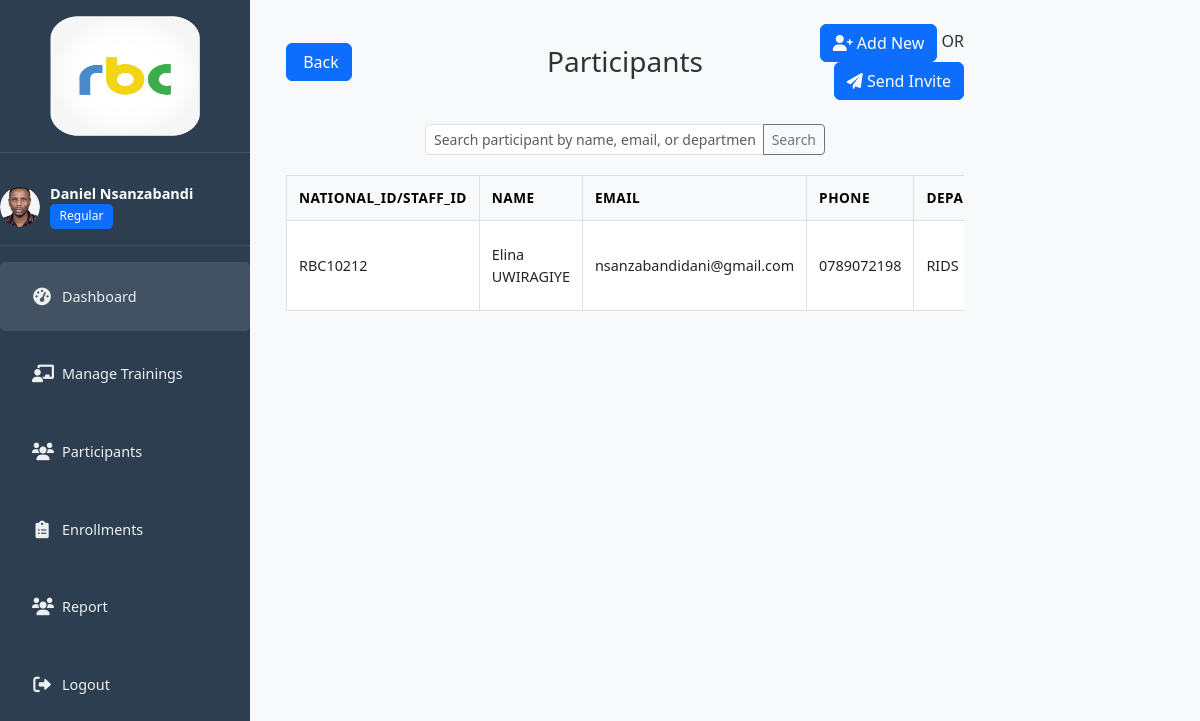
The app's page /participants/ (signed in) with its own data.
### trainings/models.py (models this page shows, shortened)
class Staff(AbstractUser):
    ROLE_CHOICES = (
        ('admin', 'Admin'),
        ('regular', 'Regular'),
        ('supervisor', 'Supervisor'),
    )
    contact_number = models.CharField(max_length=20, blank=True)
    position = models.CharField(max_length=100, blank=True)
    department = models.ForeignKey(Department, on_delete=models.SET_NULL, null=True, blank=True)
    role = models.CharField(max_length=50, choices=ROLE_CHOICES, null=True, blank=True)
    profile_picture = models.ImageField(upload_to='profile_pics/', null=True, blank=True)
    active = models.BooleanField(default=False)

class Participant(models.Model):
    national_id = models.CharField(
        primary_key=True,
        max_length=16,
        validators=[
            RegexValidator(
                regex=r'^[0-9]{1,16}$|^[a-zA-Z0-9]{1,50}$',
                message="Enter a valid National ID or Staff ID."
            )
        ],
        verbose_name="National ID"
    )
    full_name = models.CharField(max_length=100)
    email = models.EmailField(unique=True)
    phone = models.CharField(max_length=20, blank=True)
    department = models.ForeignKey(Department, on_delete=models.SET_NULL, null=True, blank=True)
    position = models.CharField(max_length=100, blank=True)
    notes = models.TextField(blank=True)
    profile_picture = models.ImageField(upload_to='participant_photos/', null=True, blank=True)
    class Meta:
        ordering = ['full_name']

class Department(models.Model):
    name = models.CharField(max_length=100, unique=True)
    class Meta:
        ordering = ['name']
    def __str__(self):
        return self.name

### trainings/views.py (the view)
# urls.py: path('participants/', views.participant_list, name='participant_list'),
@login_required
def participant_list(request):
    staff = request.user
    query = request.GET.get('q')
    if staff.role == 'regular':
        participants = Participant.objects.filter(department=staff.department)
    else:
        participants = Participant.objects.all()
    if query:
        participants = participants.filter(
            Q(full_name__icontains=query) |
            Q(email__icontains=query) |
            Q(department__name__icontains=query)
        )
    return render(request, 'trainings/participant_list.html', {
        'participants': participants,
        'staff': staff
    })

### trainings/templates/trainings/participant_list.html (shortened to what this page needs)
{% extends 'base.html' %}
{% load static %}
{% block content %}
<div class="d-flex">
  {% include 'trainings/sidebar.html' %}
  <div class="main-content px-4 pt-4 w-100">
    <div class="row align-items-center mb-4">
      <div class="col-md-4 text-start">
        <a href="{% url 'dashboard' %}" class="btn btn-primary">
           Back
        </a>
      </div>
      <div class="col-md-4 text-center">
        <h3 class="mb-0">Participants</h3>
      </div>
      <div class="col-md-4 text-end">
        <a href="{% url 'participant_create' %}" class="btn btn-primary">
          <i class="fas fa-user-plus"></i> Add New
        </a>
        OR
        <a href="{% url 'quick_invite_create' %}" class="btn btn-primary">
          <i class="fas fa-paper-plane"></i> Send Invite
        </a>
      </div>
    </div>
    <form method="get" class="mb-3 d-flex justify-content-center">
      <div class="input-group input-group-sm" style="max-width: 400px; width: 100%;">
        <input type="text" name="q" class="form-control" placeholder="Search participant by name, email, or department..." value="{{ request.GET.q }}">
        <button class="btn btn-outline-secondary" type="submit">Search</button>
      </div>
    </form>
    {% if participants %}
    <div class="table-responsive">
      <table class="table table-bordered table-sm">
        <thead class="table-light">
          <tr>
            <th>National_ID/Staff_ID</th>
            <th>Name</th>
            <th>Email</th>
            <th>Phone</th>
            <th>Department</th>
          </tr>
        </thead>
        <tbody>
          {% for participant in participants %}
          <tr>
            <td>{{ participant.national_id }}</td>
            <td>{{ participant.full_name }}</td>
            <td>{{ participant.email }}</td>
            <td>{{ participant.phone }}</td>
            <td>{{ participant.department }}</td>
          </tr>
          {% endfor %}
        </tbody>
      </table>
    </div>
    {% else %}
    <div class="text-center py-4">
      <i class="fas fa-users fa-3x text-muted mb-3"></i>
      <h4>No participants found</h4>
      <p>Add your first participant by clicking the "Add New Participant" button above.</p>
    </div>
    {% endif %}
  </div>
</div>
{% endblock %}

### trainings/templates/trainings/sidebar.html (shortened to what this page needs)
{% load static %}
<div class="sidebar">
  <div class="logo">
    <img src="{% static 'img/logo1.png' %}" alt="Logo" width="150" height="120">
  </div>
  <div class="user-info">
    <div class="avatar">
      {% if staff.profile_picture %}
        <img src="{{ staff.profile_picture.url }}" alt="User avatar" class="rounded-circle" width="50" height="50">
      {% else %}
        <img src="https://via.placeholder.com/50" alt="User avatar" class="rounded-circle" width="50" height="50">
      {% endif %}
    </div>
    <div class="user-details">
      <h5>{{ staff.get_full_name }}</h5>
      <span class="badge bg-primary">{{ staff.role|title }}</span>
    </div>
  </div>
  <div class="menu">
    <ul>
      <li class="active">
        <a href="{% url 'dashboard' %}">
          <i class="fas fa-tachometer-alt"></i>
          <span>Dashboard</span>
        </a>
      </li>
      {% if staff.role == 'admin' %}
      <li>
        <a href="{% url 'training_list' %}">
          <i class="fas fa-chalkboard-teacher"></i>
          <span>Manage Trainings</span>
        </a>
      </li>
        <li>
          <a href="{% url 'participant_list' %}">
            <i class="fas fa-users"></i>
            <span>Manage Participants</span>
          </a>
        </li>
        <li>
          <a href="{% url 'staff_list' %}">
            <i class="fas fa-user-tie"></i>
            <span>Manage Staff</span>
          </a>
        </li>
        <li>
          <a href="{% url 'department_list' %}">
            <i class="fas fa-building"></i>
            <span>Manage Departments</span>
          </a>
        </li>
        <li>
          <a href="{% url 'enrollment_list' %}">
            <i class="fas fa-clipboard-list"></i>
            <span>Manage Enrollments</span>
          </a>
        </li>
        <li>
          <a href="{% url 'attendee_report' %}">
            <i class="fas fa-file-alt"></i>
            <span>Attendee Report</span>
          </a>
        </li>
      {% elif staff.role == 'regular' %}
        <li>
          <a href="{% url 'training_list' %}">
            <i class="fas fa-chalkboard-teacher"></i>
            <span>Manage Trainings</span>
          </a>
        </li>
        <li>
          <a href="{% url 'participant_list' %}">
            <i class="fas fa-users"></i>
            <span>Participants</span>
          </a>
        </li>
        <li>
          <a href="{% url 'enrollment_list' %}">
            <i class="fas fa-clipboard-list"></i>
            <span>Enrollments</span>
          </a>
        </li>
        <li>
          <a href="{% url 'my_training_report' %}">
            <i class="fas fa-users"></i>
            <span>Report</span>
          </a>
        </li>
      {% endif %}
      <li>
        <a href="{% url 'logout' %}">
          <i class="fas fa-sign-out-alt"></i>
          <span>Logout</span>
        </a>
      </li>
    </ul>
  </div>
</div>

### trainings/static/css/main_admin.css (style rules this page uses)
:root { --primary-color: #6c5ce7; --secondary-color: #00b894; --danger-color: #ff7675; --warning-color: #fdcb6e; --text-color: #2d3436; --light-text: #636e72; --bg-color: #f5f6fa; --card-bg: #ffffff; --sidebar-bg: #2c3e50; --sidebar-text: #ecf0f1; }
body { background-color: var(--bg-color); color: var(--text-color); font-family: 'Segoe UI', Tahoma, Geneva, Verdana, sans-serif; margin: 0; padding: 0; }
.sidebar { width: 250px; min-height: 100vh; background-color: #2c3e50; color: #fff; position: sticky; top: 0; }
.logo { padding: 1rem 0; border-bottom: 1px solid rgba(255,255,255,0.1); margin-bottom: 1rem; text-align: center; }
.user-info { display: flex; align-items: center; padding: 1rem 0; border-bottom: 1px solid rgba(255,255,255,0.1); margin-bottom: 1rem; }
.avatar { width: 40px; height: 40px; border-radius: 50%; overflow: hidden; margin-right: 10px; }
.avatar img { width: 100%; height: 100%; object-fit: cover; }
.user-details h5 { margin: 0; font-size: 0.9rem; font-weight: 600; }
.menu ul { list-style: none; padding: 0; margin: 0; }
.menu li { margin-bottom: 0.5rem; border-radius: 5px; transition: all 0.3s; }
.menu li.active, .menu li:hover { background-color: rgba(255,255,255,0.1); }
.menu li a, .menu li { display: flex; align-items: center; padding: 0.75rem 1rem; color: var(--sidebar-text); text-decoration: none; font-size: 0.9rem; }
.menu li i { margin-right: 10px; font-size: 1.1rem; width: 20px; text-align: center; }
.main-content { flex: 1; margin-left: 250px; padding: 1rem; }
.table { width: 100%; margin-bottom: 0; }
.table th { font-weight: 600; font-size: 0.85rem; text-transform: uppercase; letter-spacing: 0.5px; border-top: none; padding: 0.75rem; vertical-align: middle; }
.table td { padding: 0.75rem; vertical-align: middle; font-size: 0.9rem; }
.badge { padding: 0.4rem 0.6rem; font-size: 0.75rem; font-weight: 500; border-radius: 5px; }
html, body { height: 100%; margin: 0; padding: 0; scroll-behavior: smooth; overflow-x: hidden; }
body { display: flex; flex-direction: column; }
.sidebar { position: fixed; left: 0; top: 0; height: 100vh; overflow-y: auto; z-index: 100; }
.main-content { margin-left: 250px; flex: 1; min-height: 100vh; padding: 1rem; overflow-y: auto; position: relative; top: 0; }
.main-content { padding-top: 20px; width: calc(100% - 250px); box-sizing: border-box; }
.top-nav, h1, h2, h3, h4 { margin-top: 0; padding-top: 0; }
.table-responsive { width: 100%; margin-top: 20px; }

### records on screen
Staff: profile_picture (picture), get_full_name "Daniel Nsanzabandi", role "Regular"
Participant: national_id "RBC10212", full_name "Elina UWIRAGIYE", email "nsanzabandidani@gmail.com", phone "0789072198", department "RIDS"
